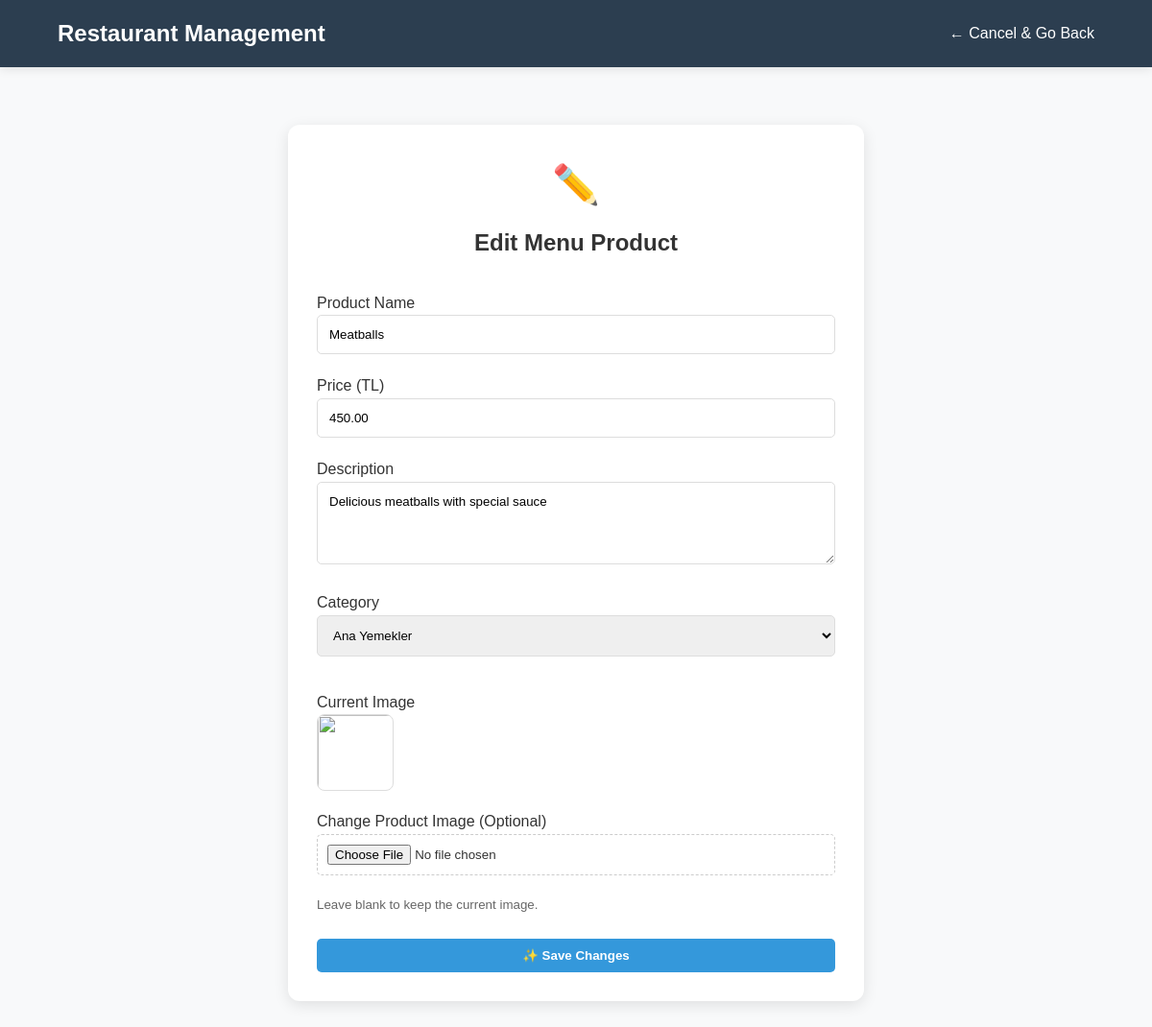
Page /admin/update_product.php?id=1 (signed in) on the committed database.
### tables this page shows
CREATE TABLE IF NOT EXISTS menu (
    product_id INT AUTO_INCREMENT PRIMARY KEY,
    product_name VARCHAR(100) NOT NULL,
    Price DECIMAL(10,2) NOT NULL,
    description TEXT,
    category_id INT NOT NULL,
    user_id INT NOT NULL,
    image_url VARCHAR(255),
    FOREIGN KEY (user_id) REFERENCES users(user_id) ON DELETE CASCADE,
    FOREIGN KEY (category_id) REFERENCES categories(category_id) ON DELETE CASCADE
);

### admin/update_product.php (the view, shortened to what this page needs)
<?php
include __DIR__ . '/../config/db.php';
$product_id = mysqli_real_escape_string($conn, $_GET['id']);
$sql_get = "SELECT * FROM menu WHERE product_id = '$product_id'";
$res_get = mysqli_query($conn, $sql_get);
$product = mysqli_fetch_assoc($res_get);
?>
<!DOCTYPE html>
<html lang="en">
<head>
    <link rel="stylesheet" href="../css/style.css">
</head>
<body>
    <div class="admin-navbar">
        <h2>Restaurant Management</h2>
        <div class="nav-links">
            <a href="manage_products.php">← Cancel & Go Back</a>
        </div>
    </div>
    <div class="admin-container">
        <div class="admin-form">
            <div style="font-size: 40px; text-align: center; margin-bottom: 10px;">✏️</div>
            <h2 style="text-align: center; margin-bottom: 30px;">Edit Menu Product</h2>
            <form method="POST" enctype="multipart/form-data">
                <label>Product Name</label>
                <input type="text" name="p_name" value="<?php echo htmlspecialchars($product['product_name']); ?>" required>
                <label>Price (TL)</label>
                <input type="number" step="0.01" name="p_price" value="<?php echo $product['Price']; ?>" required>
                <label>Description</label>
                <textarea name="p_desc" rows="4"><?php echo htmlspecialchars($product['description']); ?></textarea>
                <label>Category</label>
                <select name="p_category" required>
                    <option value="1" <?php if($product['category_id'] == 1) echo 'selected'; ?>>Ana Yemekler</option>
                </select>
                <label style="margin-top: 15px; display: block;">Current Image</label>
                <div style="margin-bottom: 10px;">
                    <?php
                        $current_img = !empty($product['image_url']) ? '../images/' . $product['image_url'] : '../images/default-food.png';
                    ?>
                    <img src="<?php echo $current_img; ?>" style="width: 80px; height: 80px; object-fit: cover; border-radius: 8px; border: 1px solid #ddd;">
                </div>
                <label>Change Product Image (Optional)</label>
                <input type="file" name="p_image" accept="image/*" style="border: 1px dashed #ccc; padding: 10px; background: #fff; cursor: pointer;">
                <small style="color: #666; display: block; margin-bottom: 15px;">Leave blank to keep the current image.</small>
                <button type="submit" name="update_product" class="btn btn-primary" style="width: 100%; margin-top: 10px; background-color: #3498db;">✨ Save Changes</button>
            </form>
        </div>
    </div>
</body>
</html>

### css/style.css (style rules this page uses)
* { margin: 0; padding: 0; box-sizing: border-box; font-family: 'Poppins', sans-serif; }
body { background-color: #f8f9fa; color: #333; line-height: 1.6; }
.admin-navbar { background-color: #2c3e50; color: white; padding: 1rem 5%; display: flex; justify-content: space-between; align-items: center; box-shadow: 0 2px 10px rgba(0,0,0,0.1); }
.admin-navbar a { color: white; text-decoration: none; margin-left: 20px; font-weight: 500; transition: 0.3s; }
.admin-container { max-width: 1100px; margin: 40px auto; padding: 20px; }
.btn { padding: 10px 20px; border-radius: 5px; text-decoration: none; font-weight: 600; display: inline-block; cursor: pointer; border: none; transition: 0.3s; }
.btn-primary { background-color: #ff9800; color: white; }
.admin-form { background: white; padding: 30px; border-radius: 12px; max-width: 600px; margin: 0 auto; box-shadow: 0 4px 15px rgba(0,0,0,0.1); }
.admin-form input, .admin-form select, .admin-form textarea { width: 100%; padding: 12px; margin-bottom: 20px; border: 1px solid #ddd; border-radius: 5px; }

### rows in the picture
menu: p_name "Meatballs", p_price "450.00", p_desc "Delicious meatballs with special sauce", p_category "Ana Yemekler"
